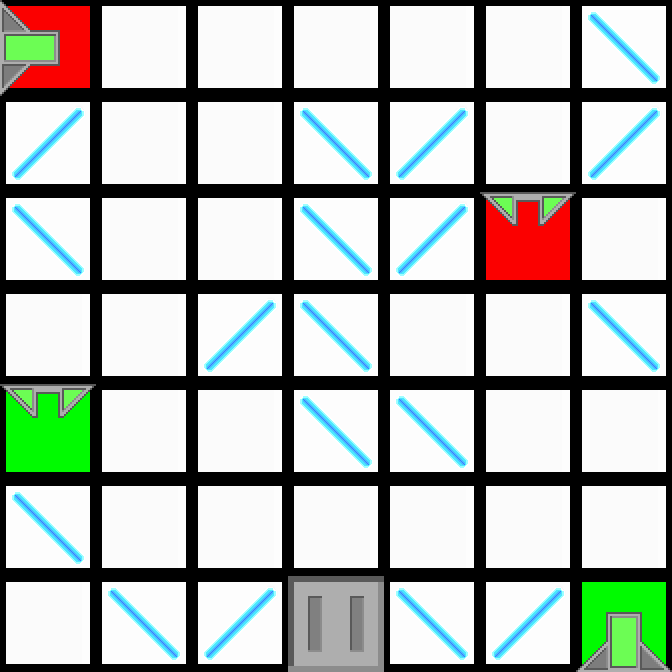

A level layout from a 2D game, rendered from its tile map. Below: a short description, then the map file with its tile-grid data intact:
An orthogonal 7x7 tile map with 96x96 px tiles, 2 tile layers (Colors, Tiles).

<map version="1.0" orientation="orthogonal" renderorder="right-down" width="7" height="7" tilewidth="96" tileheight="96">
 <properties>
  <property name="AvailableTiles" value="1, 2, 2" />
 </properties>
 <tileset firstgid="1" source="../tiles.tsx" />
 <layer name="Colors" width="7" height="7">
  <data encoding="csv">
81,87,87,87,87,87,87,
87,87,87,87,87,87,87,
87,87,87,87,87,81,87,
87,87,87,87,87,87,87,
82,87,87,87,87,87,87,
87,87,87,87,87,87,87,
87,87,87,87,87,87,82
</data>
 </layer>
 <layer name="Tiles" width="7" height="7">
  <data encoding="csv">
6,1,1,1,1,1,3,
2,1,1,3,2,1,2,
3,1,1,3,2,11,1,
1,1,2,3,1,1,3,
11,1,1,3,3,1,1,
3,1,1,1,1,1,1,
1,3,2,18,3,2,5
</data>
 </layer>
</map>
